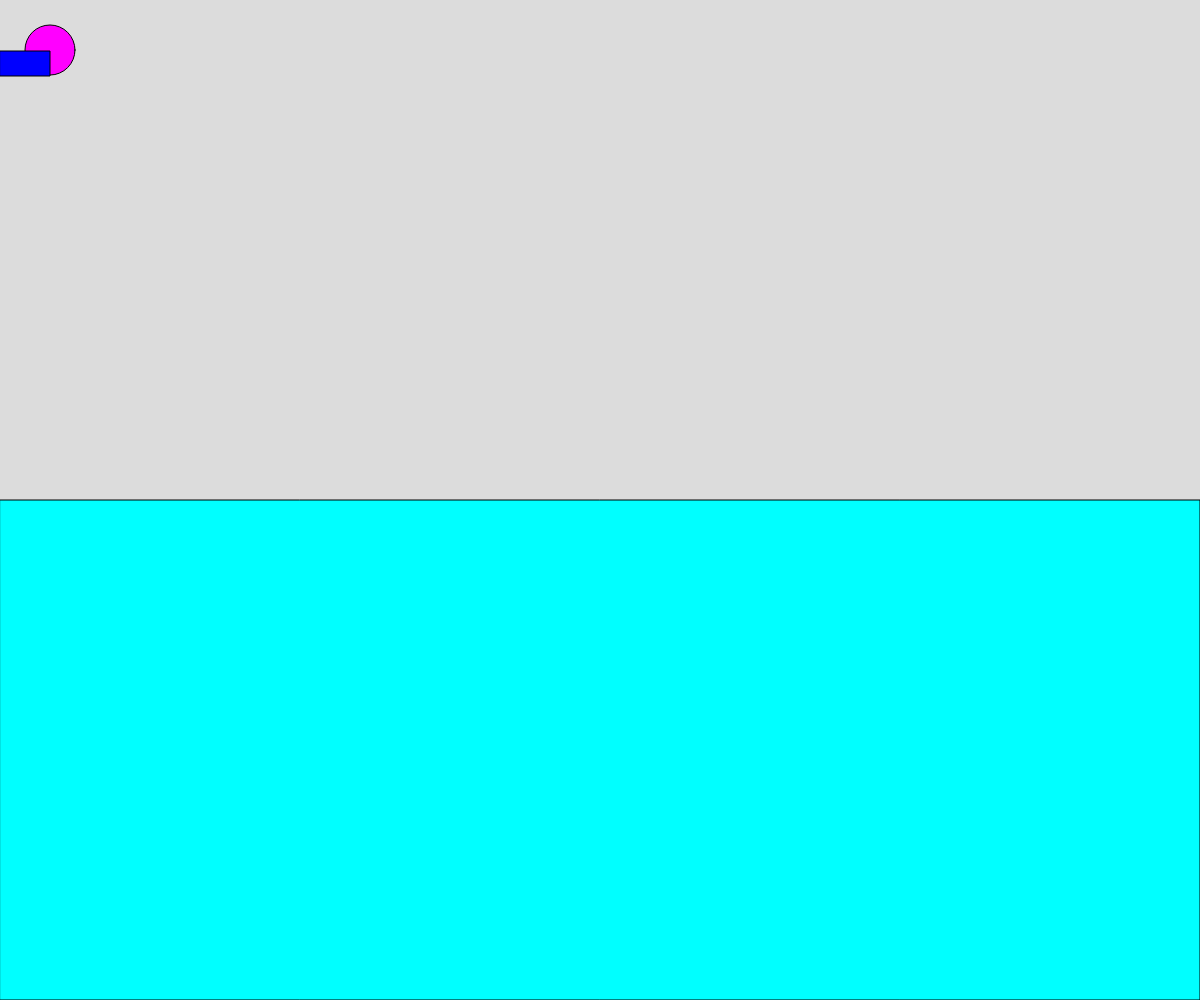
Frame 1 (no input)
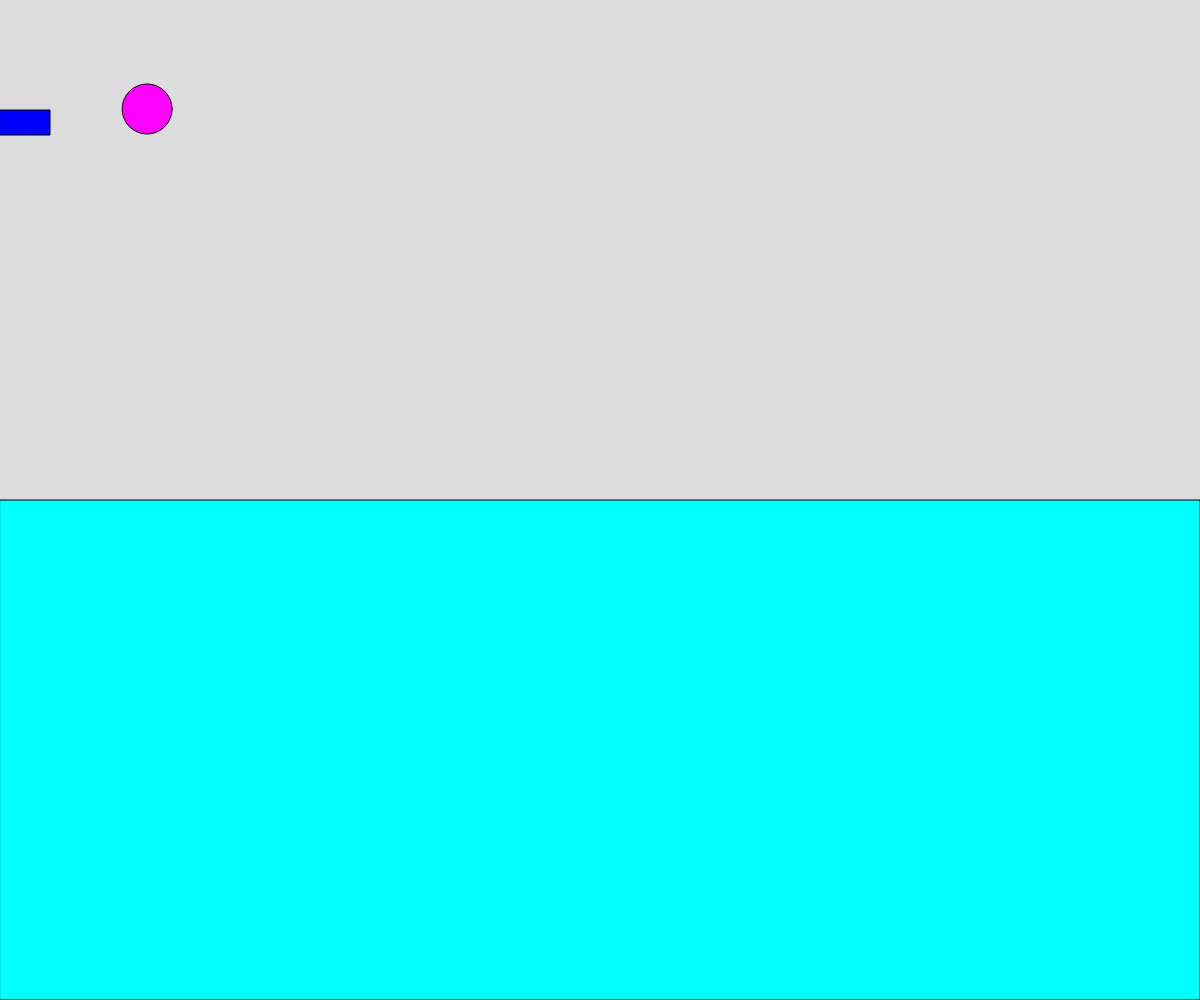
Frame 60 (no input)
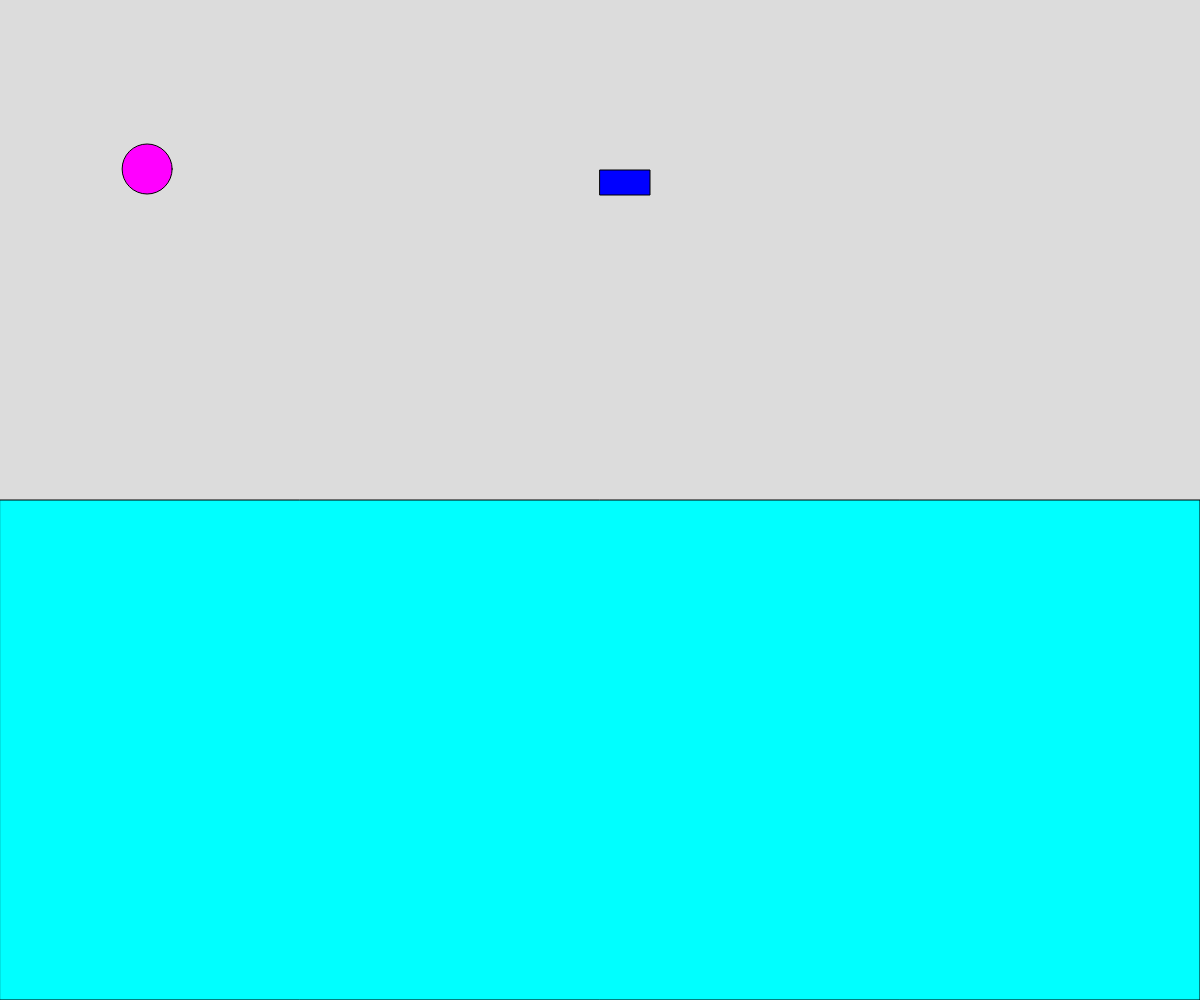
Frame 120 (the mouse pressed at the canvas centre since frame 60)

The p5.js sketch that drew these frames (run headless with seeded random() and noise() and a simulated clock; from frame 60 on, the mouse is pressed at the canvas centre):

// p5.js sketch
// ── sketch.js
var X;
var Y;
var scl;
var flr;
var Grav;
var img;


function setup() {
  createCanvas(windowWidth, windowHeight);
  X = 50
  Y = 50
  scl = 50
  flr = height/2
  Grav = 1
}

function draw() {
  background(220);
  fill(255,0,255)
  ellipse(X,Y,scl,scl)
  fill(0,255,255)
  rect(0,height/2,width,height/2)
  if (Y < flr-scl/2){
    Y = Y+Grav
  }
  if (dist(mouseX,Y,X,Y)<=100){
    X = X + random(90,100)
  }
  if (dist(mouseX,Y,X,Y)<1){
      Y = 50
      Sta = true
  }
  if (X > width){
    X=0+scl
  }
  fill(0,0,255)
  rect(mouseX,Y,scl,scl/2)
}
